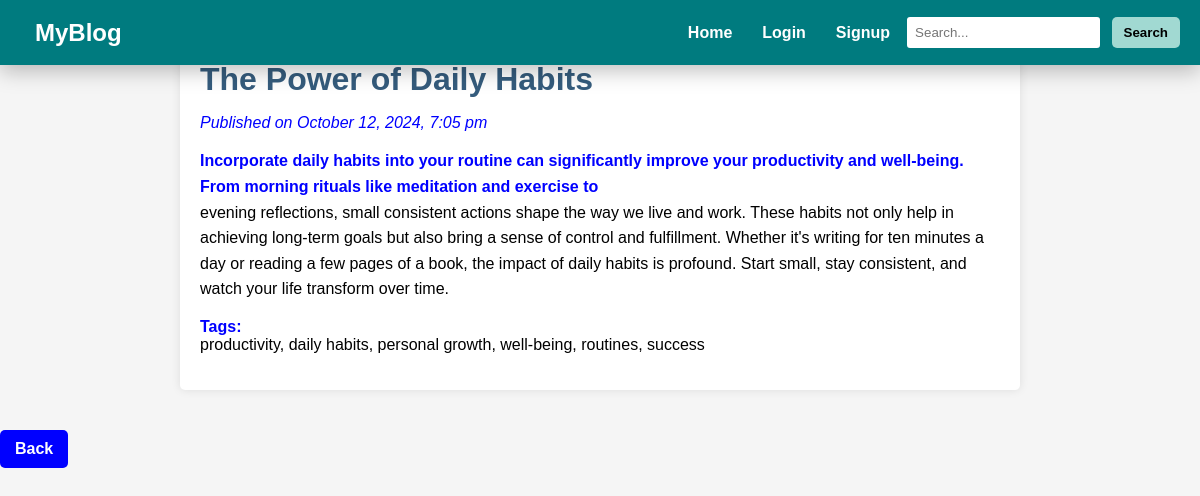
The app's page /post_details.php?id=2 with its own data.
### tables this page shows
CREATE TABLE `posts` (
  `id` int(11) NOT NULL,
  `user_id` int(11) NOT NULL,
  `title` varchar(255) NOT NULL,
  `content` text NOT NULL,
  `tags` varchar(255) NOT NULL,
  `created_at` datetime DEFAULT current_timestamp()
);

### post_details.php (the view, shortened to what this page needs)
<?php
include('config.php');
$post_id = $_GET['id'];
$stmt = $conn->prepare("SELECT * FROM posts WHERE id = :id");
$stmt->execute([':id' => $post_id]);
$post = $stmt->fetch(PDO::FETCH_ASSOC);
$created_at = date("F j, Y, g:i a", strtotime($post['created_at']));
?>
<!DOCTYPE html>
<html lang="en">
<head>
</head>
<body>
    <?php include('header.php'); ?>
    <div class="container4">
        <div class="post-container">
            <h1><?php echo htmlspecialchars($post['title']); ?></h1>
            <p><em>Published on <?php echo $created_at; ?></em></p>
            <div class="post-content">
                <?php echo nl2br($post['content']); ?>
            </div>
            <p><strong>Tags:</strong> <span><?php echo htmlspecialchars($post['tags']); ?></span></p>
        </div>
        <?php
        if (isset($_SESSION['user_id'])) {
            echo '<a href="dashboard.php">Back to Dashboard</a>';
        } else {
            echo '<a href="index.php">Back</a>';
        }
        ?>
    </div>
</body>
</html>

### style.css (style rules this page uses)
body { margin: 0; padding: 0; box-sizing: border-box; font-family: Arial, sans-serif; background-color: #f5f5f5; }
h1 { color: #333; }
a { text-decoration: none; color: #007B7F; margin-right: 10px; font-weight: bold; }

### post_details.php (style rules this page uses)
body { font-family: Arial, sans-serif; background-color: #f8b195; margin: 0; padding: 0; }
.post-container { max-width: 800px; margin: 20px auto; padding: 20px; background-color: white; border-radius: 5px; box-shadow: 0 0 10px rgba(0, 0, 0, 0.1); }
.post-container h1 { font-size: 2em; margin-bottom: 10px; color: #355C7D; }
.post-container p em { color: blue; }
.post-content { margin-top: 15px; line-height: 1.6; color: black; }
.post-container p strong { margin-top: 10px; display: block; font-weight: bold; color: blue; }
.post-container p span { color: black; }
.container4 a { display: inline-block; margin-top: 20px; padding: 10px 15px; background-color: blue; color: white; text-decoration: none; border-radius: 5px; transition: background-color 0.3s; }

### records on screen
posts: title "The Power of Daily Habits", created_at "October 12, 2024, 7:05 pm", content "Incorporate daily habits into your routine can significantly improve your productivity and well-being. From morning rituals like meditation and exercise to evening reflections, small consistent actions shape the way we live and work. These habits not only help in achieving long-term goals but also bring a sense of control and fulfillment. Whether it's writing for ten minutes a day or reading a few pages of a book, the impact of daily habits is profound. Start small, stay consistent, and watch your life transform over time.", tags "productivity, daily habits, personal growth, well-being, routines, success"
